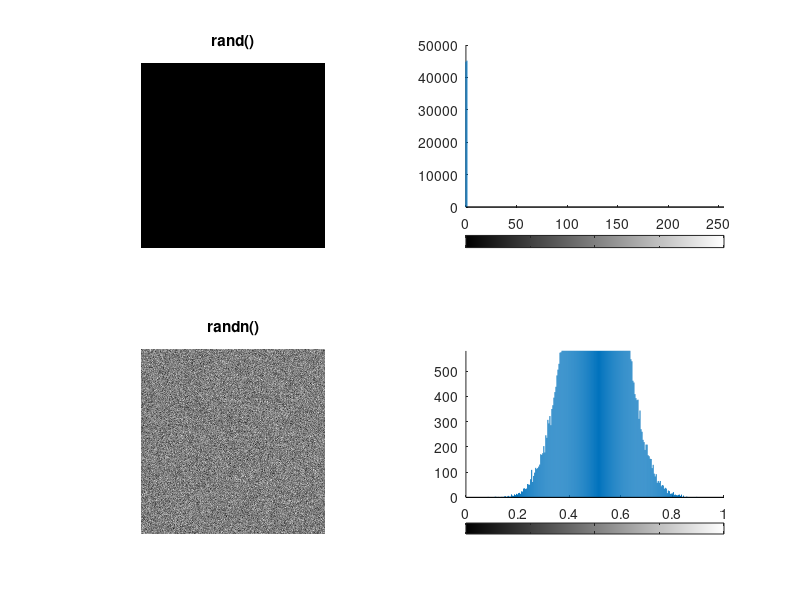

Here is the MATLAB script that generated this plot:
clc;
clear all
close all
A=[];
for k =1:1:300
    for i=1:1:300
        A(k,i) = rand();       
   end
end
B=[];
for k =1:1:300
    for i=1:1:300
        B(k,i) = (1+randn()/5)/2;       
   end
end
A = uint8(A)

figure(1)
subplot(2,2,1)
imshow(A);
title('rand()')
subplot(2,2,2)
imhist(A)

subplot(2,2,3)
imshow(B)
title('randn()')
subplot(2,2,4)
imhist(B)

